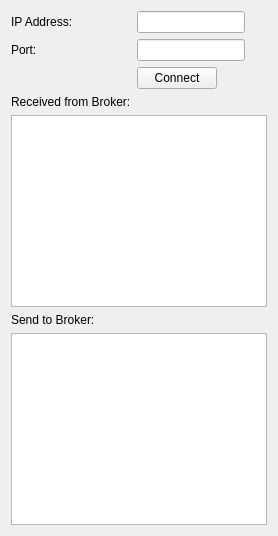
      <widget class="QWidget" name="tab_mqtt_config">
       <attribute name="title">
        <string>MQTT Config</string>
       </attribute>
       <layout class="QFormLayout" name="formLayout">
        <item row="1" column="0">
         <widget class="QLabel" name="label_mqtt_ip_address">
          <property name="text">
           <string>IP Address:</string>
          </property>
         </widget>
        </item>
        <item row="1" column="1">
         <widget class="QLineEdit" name="lineEdit_mqtt_ip_address">
          <property name="sizePolicy">
           <sizepolicy hsizetype="Maximum" vsizetype="Fixed">
            <horstretch>0</horstretch>
            <verstretch>0</verstretch>
           </sizepolicy>
          </property>
          <property name="minimumSize">
           <size>
            <width>0</width>
            <height>0</height>
           </size>
          </property>
          <property name="maximumSize">
           <size>
            <width>16777215</width>
            <height>16777215</height>
           </size>
          </property>
          <property name="clearButtonEnabled">
           <bool>false</bool>
          </property>
         </widget>
        </item>
        <item row="2" column="0">
         <widget class="QLabel" name="label_mqtt_port">
          <property name="text">
           <string>Port:</string>
          </property>
         </widget>
        </item>
        <item row="2" column="1">
         <widget class="QLineEdit" name="lineEdit_mqtt_port">
          <property name="sizePolicy">
           <sizepolicy hsizetype="Maximum" vsizetype="Fixed">
            <horstretch>0</horstretch>
            <verstretch>0</verstretch>
           </sizepolicy>
          </property>
         </widget>
        </item>
        <item row="9" column="0">
         <widget class="QLabel" name="label_mqtt_send_to">
          <property name="text">
           <string>Send to Broker:</string>
          </property>
         </widget>
        </item>
        <item row="10" column="0" colspan="2">
         <widget class="QPlainTextEdit" name="plainTextEdit_mqtt_send_to">
          <property name="enabled">
           <bool>true</bool>
          </property>
          <property name="undoRedoEnabled">
           <bool>false</bool>
          </property>
          <property name="readOnly">
           <bool>true</bool>
          </property>
         </widget>
        </item>
        <item row="7" column="0">
         <widget class="QLabel" name="label_mqtt_received_from">
          <property name="text">
           <string>Received from Broker:</string>
          </property>
         </widget>
        </item>
        <item row="8" column="0" colspan="2">
         <widget class="QPlainTextEdit" name="plainTextEdit_mqtt_received_from">
          <property name="enabled">
           <bool>true</bool>
          </property>
          <property name="undoRedoEnabled">
           <bool>false</bool>
          </property>
          <property name="readOnly">
           <bool>true</bool>
          </property>
         </widget>
        </item>
        <item row="3" column="1">
         <widget class="QPushButton" name="button_mqtt_connect">
          <property name="enabled">
           <bool>true</bool>
          </property>
          <property name="sizePolicy">
           <sizepolicy hsizetype="Maximum" vsizetype="Fixed">
            <horstretch>0</horstretch>
            <verstretch>0</verstretch>
           </sizepolicy>
          </property>
          <property name="font">
           <font>
            <italic>false</italic>
            <bold>false</bold>
            <underline>false</underline>
            <strikeout>false</strikeout>
            <kerning>true</kerning>
           </font>
          </property>
          <property name="toolTip">
           <string>Please select a configuration file.</string>
          </property>
          <property name="text">
           <string>Connect</string>
          </property>
         </widget>
        </item>
       </layout>
      </widget>
